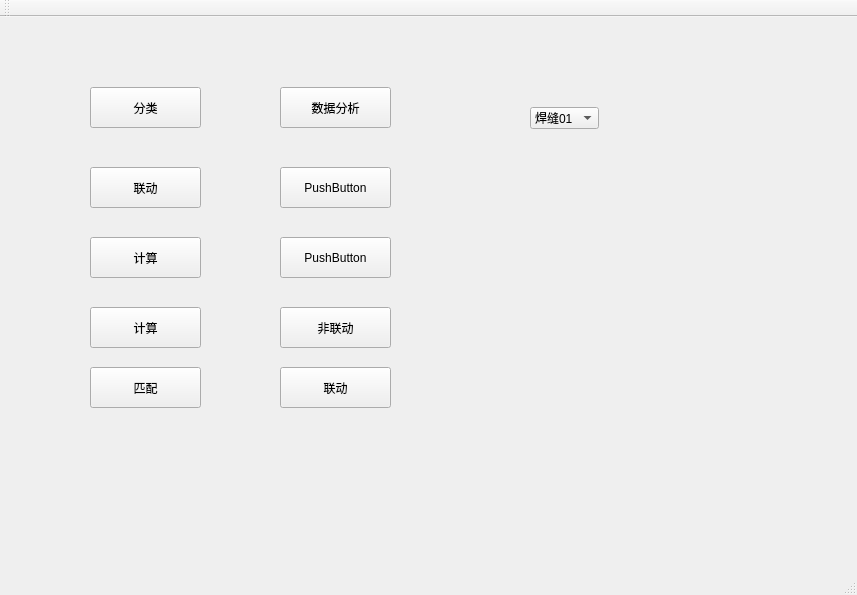
<?xml version="1.0" encoding="UTF-8"?>
<ui version="4.0">
 <class>MainWindow</class>
 <widget class="QMainWindow" name="MainWindow">
  <property name="geometry">
   <rect>
    <x>0</x>
    <y>0</y>
    <width>857</width>
    <height>595</height>
   </rect>
  </property>
  <property name="windowTitle">
   <string>MainWindow</string>
  </property>
  <widget class="QWidget" name="centralWidget">
   <widget class="QPushButton" name="pushButton">
    <property name="geometry">
     <rect>
      <x>90</x>
      <y>70</y>
      <width>111</width>
      <height>41</height>
     </rect>
    </property>
    <property name="text">
     <string>分类</string>
    </property>
   </widget>
   <widget class="QPushButton" name="pushButton_2">
    <property name="geometry">
     <rect>
      <x>90</x>
      <y>150</y>
      <width>111</width>
      <height>41</height>
     </rect>
    </property>
    <property name="text">
     <string>联动</string>
    </property>
   </widget>
   <widget class="QPushButton" name="pushButton_3">
    <property name="geometry">
     <rect>
      <x>90</x>
      <y>220</y>
      <width>111</width>
      <height>41</height>
     </rect>
    </property>
    <property name="text">
     <string>计算</string>
    </property>
   </widget>
   <widget class="QPushButton" name="pushButton_4">
    <property name="geometry">
     <rect>
      <x>90</x>
      <y>290</y>
      <width>111</width>
      <height>41</height>
     </rect>
    </property>
    <property name="text">
     <string>计算</string>
    </property>
   </widget>
   <widget class="QPushButton" name="pushButton_5">
    <property name="geometry">
     <rect>
      <x>90</x>
      <y>350</y>
      <width>111</width>
      <height>41</height>
     </rect>
    </property>
    <property name="text">
     <string>匹配</string>
    </property>
   </widget>
   <widget class="QPushButton" name="pushButton_6">
    <property name="geometry">
     <rect>
      <x>280</x>
      <y>70</y>
      <width>111</width>
      <height>41</height>
     </rect>
    </property>
    <property name="text">
     <string>数据分析</string>
    </property>
   </widget>
   <widget class="QPushButton" name="pushButton_7">
    <property name="geometry">
     <rect>
      <x>280</x>
      <y>150</y>
      <width>111</width>
      <height>41</height>
     </rect>
    </property>
    <property name="text">
     <string>PushButton</string>
    </property>
   </widget>
   <widget class="QPushButton" name="pushButton_8">
    <property name="geometry">
     <rect>
      <x>280</x>
      <y>220</y>
      <width>111</width>
      <height>41</height>
     </rect>
    </property>
    <property name="text">
     <string>PushButton</string>
    </property>
   </widget>
   <widget class="QPushButton" name="UnLinkage">
    <property name="geometry">
     <rect>
      <x>280</x>
      <y>290</y>
      <width>111</width>
      <height>41</height>
     </rect>
    </property>
    <property name="text">
     <string>非联动</string>
    </property>
   </widget>
   <widget class="QPushButton" name="Linkage">
    <property name="geometry">
     <rect>
      <x>280</x>
      <y>350</y>
      <width>111</width>
      <height>41</height>
     </rect>
    </property>
    <property name="text">
     <string>联动</string>
    </property>
   </widget>
   <widget class="QComboBox" name="comboBox">
    <property name="geometry">
     <rect>
      <x>530</x>
      <y>90</y>
      <width>69</width>
      <height>22</height>
     </rect>
    </property>
    <item>
     <property name="text">
      <string>焊缝01</string>
     </property>
    </item>
    <item>
     <property name="text">
      <string>焊缝02</string>
     </property>
    </item>
   </widget>
  </widget>
  <widget class="QMenuBar" name="menuBar">
   <property name="geometry">
    <rect>
     <x>0</x>
     <y>0</y>
     <width>857</width>
     <height>23</height>
    </rect>
   </property>
  </widget>
  <widget class="QToolBar" name="mainToolBar">
   <attribute name="toolBarArea">
    <enum>TopToolBarArea</enum>
   </attribute>
   <attribute name="toolBarBreak">
    <bool>false</bool>
   </attribute>
  </widget>
  <widget class="QStatusBar" name="statusBar"/>
 </widget>
 <layoutdefault spacing="6" margin="11"/>
 <resources/>
 <connections/>
</ui>
